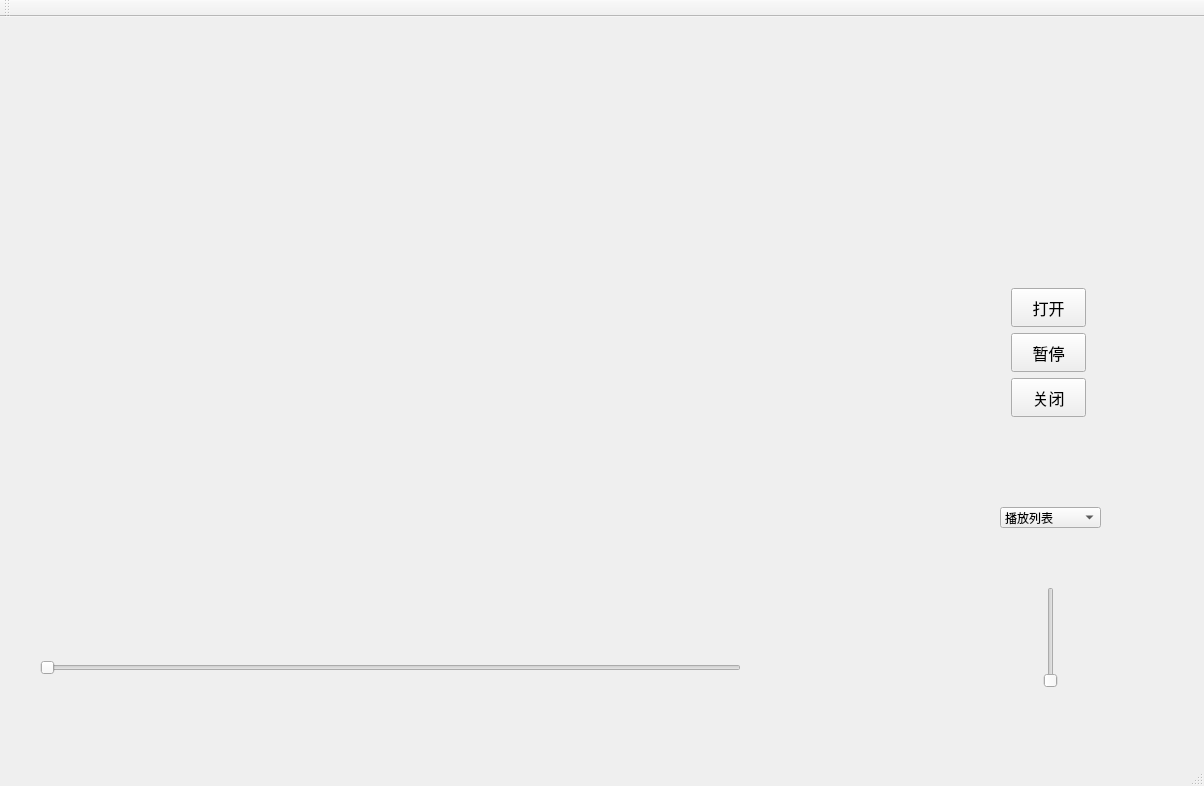
<?xml version="1.0" encoding="UTF-8"?>
<ui version="4.0">
 <class>MainWindow</class>
 <widget class="QMainWindow" name="MainWindow">
  <property name="geometry">
   <rect>
    <x>0</x>
    <y>0</y>
    <width>1204</width>
    <height>786</height>
   </rect>
  </property>
  <property name="sizePolicy">
   <sizepolicy hsizetype="Expanding" vsizetype="Expanding">
    <horstretch>0</horstretch>
    <verstretch>0</verstretch>
   </sizepolicy>
  </property>
  <property name="windowTitle">
   <string>MainWindow</string>
  </property>
  <widget class="QWidget" name="centralWidget">
   <widget class="QComboBox" name="playlist">
    <property name="geometry">
     <rect>
      <x>1000</x>
      <y>490</y>
      <width>101</width>
      <height>21</height>
     </rect>
    </property>
    <property name="sizePolicy">
     <sizepolicy hsizetype="Expanding" vsizetype="Expanding">
      <horstretch>0</horstretch>
      <verstretch>0</verstretch>
     </sizepolicy>
    </property>
    <item>
     <property name="text">
      <string>播放列表</string>
     </property>
    </item>
    <item>
     <property name="text">
      <string>SampleVideo</string>
     </property>
    </item>
    <item>
     <property name="text">
      <string>SampleVideo2</string>
     </property>
    </item>
   </widget>
   <widget class="customSlider" name="horizontalSlider">
    <property name="geometry">
     <rect>
      <x>40</x>
      <y>640</y>
      <width>701</width>
      <height>21</height>
     </rect>
    </property>
    <property name="sizePolicy">
     <sizepolicy hsizetype="Expanding" vsizetype="Expanding">
      <horstretch>0</horstretch>
      <verstretch>0</verstretch>
     </sizepolicy>
    </property>
    <property name="orientation">
     <enum>Qt::Horizontal</enum>
    </property>
   </widget>
   <widget class="QSlider" name="volumeSlider">
    <property name="geometry">
     <rect>
      <x>1040</x>
      <y>570</y>
      <width>21</width>
      <height>101</height>
     </rect>
    </property>
    <property name="sizePolicy">
     <sizepolicy hsizetype="Expanding" vsizetype="Expanding">
      <horstretch>0</horstretch>
      <verstretch>0</verstretch>
     </sizepolicy>
    </property>
    <property name="orientation">
     <enum>Qt::Vertical</enum>
    </property>
   </widget>
   <widget class="QWidget" name="layoutWidget">
    <property name="geometry">
     <rect>
      <x>1000</x>
      <y>260</y>
      <width>97</width>
      <height>151</height>
     </rect>
    </property>
    <layout class="QVBoxLayout" name="verticalLayout_3">
     <item>
      <widget class="QToolButton" name="playButton">
       <property name="sizePolicy">
        <sizepolicy hsizetype="Expanding" vsizetype="Expanding">
         <horstretch>0</horstretch>
         <verstretch>0</verstretch>
        </sizepolicy>
       </property>
       <property name="font">
        <font>
         <pointsize>12</pointsize>
        </font>
       </property>
       <property name="text">
        <string>打开</string>
       </property>
      </widget>
     </item>
     <item>
      <widget class="QToolButton" name="pauseButton">
       <property name="sizePolicy">
        <sizepolicy hsizetype="Expanding" vsizetype="Expanding">
         <horstretch>0</horstretch>
         <verstretch>0</verstretch>
        </sizepolicy>
       </property>
       <property name="font">
        <font>
         <pointsize>12</pointsize>
        </font>
       </property>
       <property name="text">
        <string>暂停</string>
       </property>
      </widget>
     </item>
     <item>
      <widget class="QToolButton" name="closeButton">
       <property name="sizePolicy">
        <sizepolicy hsizetype="Expanding" vsizetype="Expanding">
         <horstretch>0</horstretch>
         <verstretch>0</verstretch>
        </sizepolicy>
       </property>
       <property name="font">
        <font>
         <pointsize>12</pointsize>
        </font>
       </property>
       <property name="text">
        <string>关闭</string>
       </property>
      </widget>
     </item>
    </layout>
   </widget>
  </widget>
  <widget class="QMenuBar" name="menuBar">
   <property name="geometry">
    <rect>
     <x>0</x>
     <y>0</y>
     <width>1204</width>
     <height>23</height>
    </rect>
   </property>
  </widget>
  <widget class="QToolBar" name="mainToolBar">
   <attribute name="toolBarArea">
    <enum>TopToolBarArea</enum>
   </attribute>
   <attribute name="toolBarBreak">
    <bool>false</bool>
   </attribute>
  </widget>
  <widget class="QStatusBar" name="statusBar"/>
 </widget>
 <layoutdefault spacing="6" margin="11"/>
 <customwidgets>
  <customwidget>
   <class>customSlider</class>
   <extends>QSlider</extends>
   <header>customslider.h</header>
  </customwidget>
 </customwidgets>
 <resources/>
 <connections/>
</ui>
